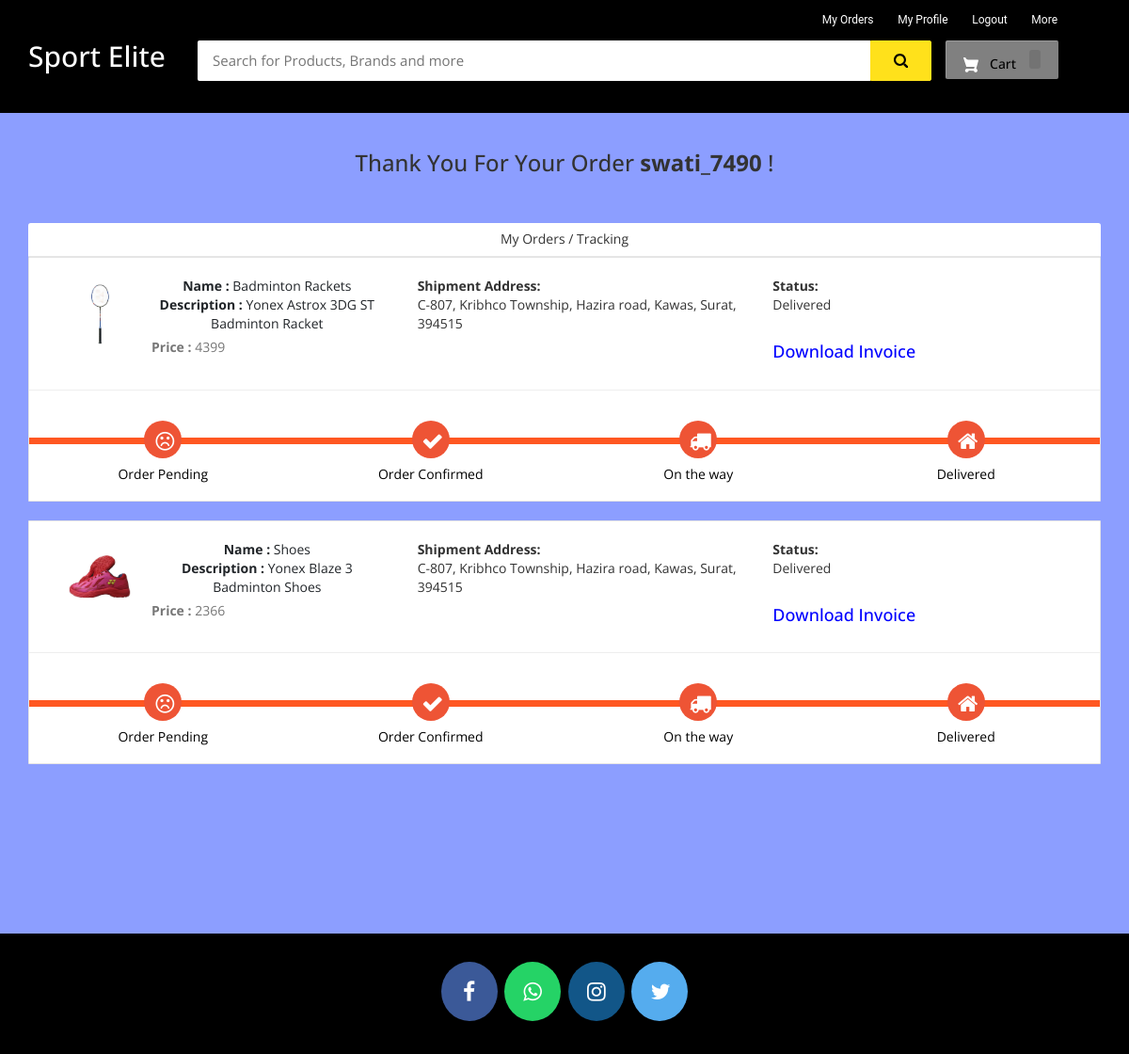
Screenshot of /my-order (signed in) with the database file from the repository.
### ecom/models.py (models this page shows, shortened)
class Product(models.Model):
    name=models.CharField(max_length=40)
    product_image= models.ImageField(upload_to='product_image/',null=True,blank=True)
    price = models.PositiveIntegerField()
    description=models.CharField(max_length=40)

class Orders(models.Model):
    STATUS =(
        ('Pending','Pending'),
        ('Order Confirmed','Order Confirmed'),
        ('Out for Delivery','Out for Delivery'),
        ('Delivered','Delivered'),
    )
    customer=models.ForeignKey('Customer', on_delete=models.CASCADE,null=True)
    product=models.ForeignKey('Product',on_delete=models.CASCADE,null=True)
    email = models.CharField(max_length=50,null=True)
    address = models.CharField(max_length=500,null=True)
    mobile = models.CharField(max_length=20,null=True)
    order_date= models.DateField(auto_now_add=True,null=True)
    status=models.CharField(max_length=50,null=True,choices=STATUS)

### ecom/views.py (the view)
# urls.py: path('my-order', views.my_order_view,name='my-order'),
@login_required(login_url='customerlogin')
@user_passes_test(is_customer)
def my_order_view(request):
    customer=models.Customer.objects.get(user_id=request.user.id)
    orders=models.Orders.objects.all().filter(customer_id = customer)
    ordered_products=[]
    for order in orders:
        ordered_product=models.Product.objects.all().filter(id=order.product.id)
        ordered_products.append(ordered_product)
    return render(request,'ecom/my_order.html',{'data':zip(ordered_products,orders)})

### ecom/views.py (called while the page is built)
def is_customer(user):
    return user.groups.filter(name='CUSTOMER').exists()

### templates/ecom/my_order.html (shortened to what this page needs)
{% extends 'ecom/customer_base.html' %}
{% load static %}
{% block content %}
<br>
<h3 style="text-align:center;">Thank You For Your Order  <strong>{{request.user}}</strong> !</h3> <br><br>
<div class="container">
    <header class="card-header" style="text-align:center;"> My Orders / Tracking </header>
    {% for products,order in data %}
    <article class="card">
        <div class="card-body">
            <ul class="row" style="margin-left:20px;margin-top:20px;">
                <li class="col-md-4">
                  <figure class="itemside mb-3">
                    {%for product in products%}
                      <div class="aside"><img src="{% static product.product_image.url %}" class="img-sm border"></div>
                      <figcaption class="info align-self-center">
                          <p class="title"><strong>Name : </strong>{{product.name}} <br> <strong>Description : </strong>{{product.description}}</p> <span class="text-muted"><strong>Price : </strong>{{product.price}} </span>
                      </figcaption>
                  </figure>
                </li>
                <li class="col-md-4">
                    <div class="col"> <strong>Shipment Address:</strong> <br> {{order.address}}</div>
                </li>
                <li class="col-md-4">
                    <div class="col"> <strong>Status:</strong> <br> {{order.status}} </div> <br>
                    <h4><a style="text-decoration:none; color:blue;" href="{% url 'download-invoice' order.id product.id  %}" >Download Invoice</a></h4>
                </li>
                {%endfor%}
            </ul>
            <hr>
            <div class="track">
                {%if order.status == 'Pending' %}
                <div class="step active"> <span class="icon"> <i style="padding-top:5px; padding-right:20px;" class="fa fa-frown-o"></i> </span> <span class="text">Order Pending</span> </div>
                <div class="step "> <span class="icon"> <i style="padding-top:5px; padding-right:20px;" class="fa fa-check"></i> </span> <span class="text"> Order Confirmed</span> </div>
                <div class="step "> <span class="icon"> <i style="padding-top:5px; padding-right:20px;" class="fa fa-truck"></i> </span> <span class="text"> On the way </span> </div>
                <div class="step "> <span class="icon"> <i style="padding-top:5px; padding-right:20px;" class="fa fa-home"></i> </span> <span class="text">Delivered</span> </div>
                {%else%}
                <div class="step active"> <span class="icon"> <i style="padding-top:5px; padding-right:20px;" class="fa fa-frown-o"></i> </span> <span class="text">Order Pending</span> </div>
                <div class="step active"> <span class="icon"> <i style="padding-top:5px; padding-right:20px;" class="fa fa-check"></i> </span> <span class="text"> Order Confirmed</span> </div>
                <div class="step active"> <span class="icon"> <i style="padding-top:5px; padding-right:20px;" class="fa fa-truck"></i> </span> <span class="text"> On the way </span> </div>
                <div class="step active"> <span class="icon"> <i style="padding-top:5px; padding-right:20px;" class="fa fa-home"></i> </span> <span class="text">Delivered</span> </div>
                {%endif%}
            </div>
        </div>
    </article><br>
    {%endfor%}
</div>
<br><br><br><br><br>
{% endblock content %}

### templates/ecom/customer_base.html (style rules this page uses)
body { background-color: #ebe0e0 }
.fa { font-size: 23px; width: 60px; text-align: center; text-decoration: none; margin: 5px 2px; border-radius: 50%; }
p { text-align: center; }

### templates/ecom/my_order.html (style rules this page uses)
body { background-color: #8C9EFF; font-family: 'Open Sans', serif }
.container { margin-top: 0px; margin-bottom: 0px }
.card { position: relative; display: -webkit-box; display: -ms-flexbox; display: flex; -webkit-box-orient: vertical; -webkit-box-direction: normal; -ms-flex-direction: column; flex-direction: column; min-width: 0; word-wrap: break-word; background-color: #fff; background-clip: border-box; border: 1px solid rgba(0, 0, 0, 0.1); border-radius: 0.10rem }
.card-header:first-child { border-radius: calc(0.37rem - 1px) calc(0.37rem - 1px) 0 0 }
.card-header { padding: 0.75rem 1.25rem; margin-bottom: 0; background-color: #fff; border-bottom: 1px solid rgba(0, 0, 0, 0.1) }
.track { position: relative; background-color: #ddd; height: 7px; display: -webkit-box; display: -ms-flexbox; display: flex; margin-bottom: 60px; margin-top: 50px }
.track .step { -webkit-box-flex: 1; -ms-flex-positive: 1; flex-grow: 1; width: 25%; margin-top: -18px; text-align: center; position: relative }
.track .step.active:before { background: #FF5722 }
.track .step::before { height: 7px; position: absolute; content: ""; width: 100%; left: 0; top: 18px }
.track .step.active .icon { background: #ee5435; color: #fff }
.track .icon { display: inline-block; width: 40px; height: 40px; line-height: 40px; position: relative; border-radius: 100%; background: #ddd }
.track .step.active .text { font-weight: 400; color: #000 }
.track .text { display: block; margin-top: 7px }
.itemside { position: relative; display: -webkit-box; display: -ms-flexbox; display: flex; width: 100% }
.itemside .aside { position: relative; -ms-flex-negative: 0; flex-shrink: 0 }
.img-sm { width: 80px; height: 80px; padding: 7px }
ul.row, ul.row-sm { list-style: none; padding: 0 }
.itemside .info { padding-left: 15px; padding-right: 7px }
.itemside .title { display: block; margin-bottom: 5px; color: #212529 }
p { margin-top: 0; margin-bottom: 1rem }

### rows the page displays
Orders: address "C-807, Kribhco Township, Hazira road, Kawas, Surat, 394515", status "Delivered", shows "Order Pending"
Product: product_image (picture), name "Badminton Rackets", description "Yonex Astrox 3DG ST Badminton Racket", price "4399"
Orders: address "C-807, Kribhco Township, Hazira road, Kawas, Surat, 394515", status "Delivered", shows "Order Pending"
Product: product_image (picture), name "Shoes", description "Yonex Blaze 3 Badminton Shoes", price "2366"

### other values shown
{{ request.user }} "swati_7490"
